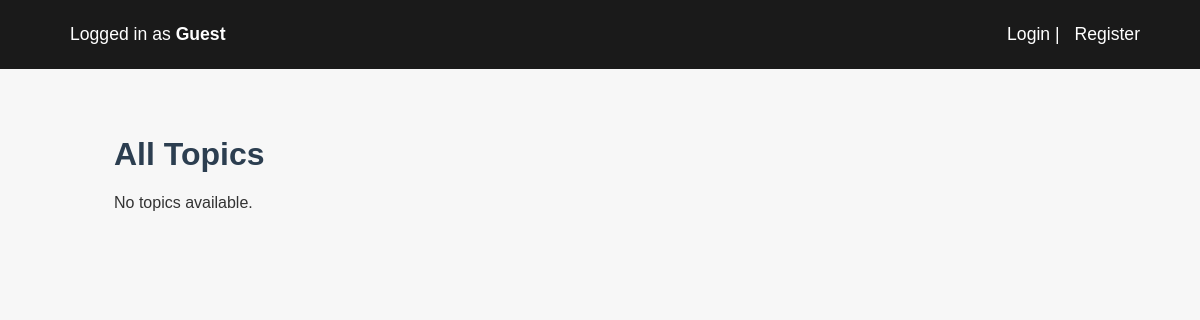
/, run on an earlier commit of the app's database.
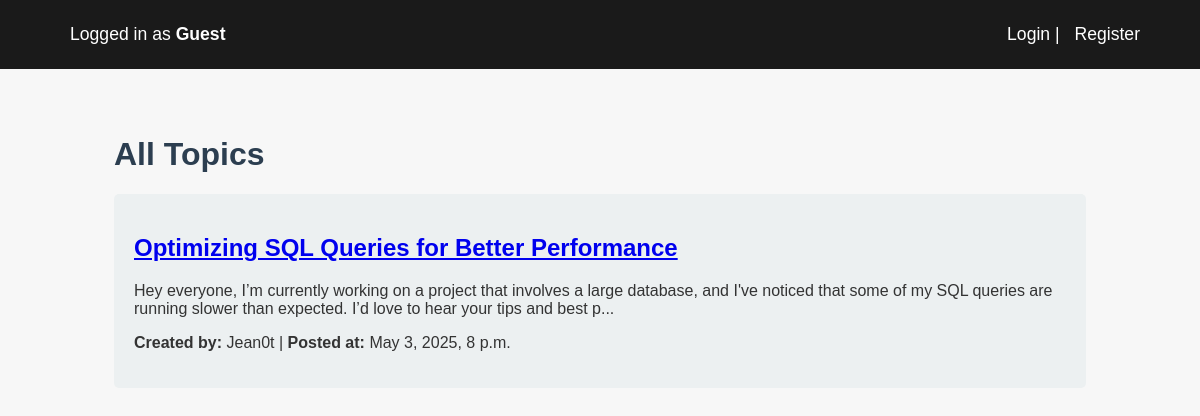
And on a later commit of the database.
### forum/models.py (models this page shows, shortened)
class Topic(models.Model):
    title = models.CharField(max_length=128)
    body = models.TextField()
    author = models.ForeignKey(User, on_delete=models.CASCADE)
    created_at = models.DateTimeField(auto_now_add=True)

### forum/views.py (the view)
# urls.py: path("", views.topic_list, name="topic_list"),
def topic_list(request):
    topics = get_topics(request)
    return render(request, "forum/topic_list.html", {"topics": topics})

### forum/cache.py (called while the page is built)
def get_topics(request):
    cache_key = TOPICS_CACHE_KEY
    topics = cache.get(cache_key)
    if topics is None:
        topics = Topic.objects.all().order_by("-created_at")
        cache.set(cache_key, topics, timeout=CACHE_TIME)
    return topics

### forum/templates/forum/topic_list.html
{% extends 'forum/base.html' %}
{% block content %}
    <div class="container">
        <h1>All Topics</h1>
        {% for topic in topics %}
            <div class="topic">
                <h2><a href="{% url 'topic_detail' topic.id %}">{{ topic.title }}</a></h2>
                <p>{{ topic.body|slice:":200" }}...</p>
                <p><strong>Created by:</strong> {{ topic.author.username }} | <strong>Posted at:</strong> {{ topic.created_at }}</p>
            </div>
        {% empty %}
            <p>No topics available.</p>
        {% endfor %}
    </div>
{% endblock %}

What changed in the data, as far as the page shows it:
added Topic: title "Optimizing SQL Queries for Better Performance", body "Hey everyone, I’m currently working on a project that involves a large database, and I've noticed that some of my SQL queries are running slower than expected. I’d love to hear your tips and best p", author.username "Jean0t", created_at "May 3, 2025, 8 p.m."
Also different on the page:
text no longer shown: "No topics available."
